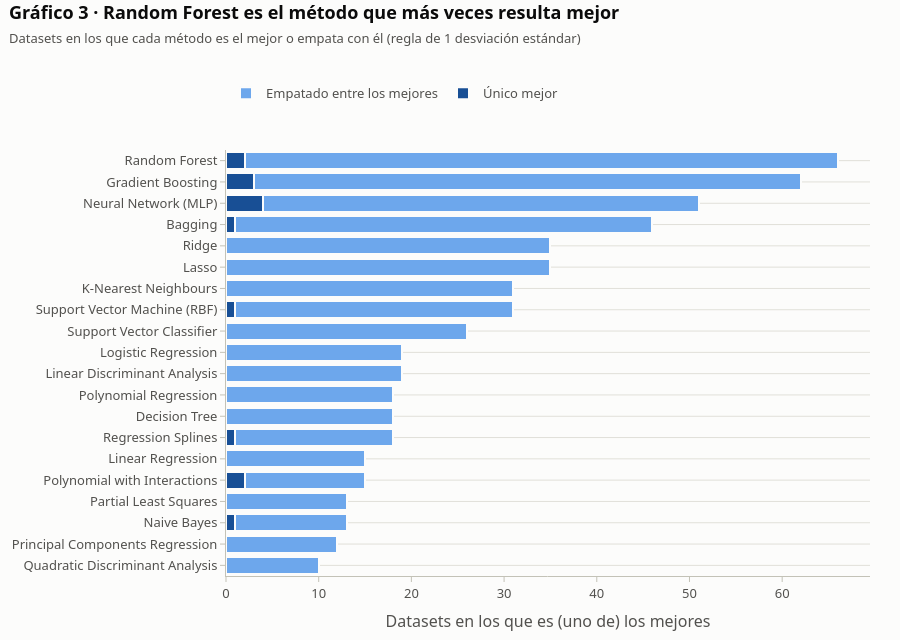

The cell this chart's notebook holds for it:
### Markdown cell above
## 2. Técnica: el benchmark

Cada uno de los 20 métodos del temario de ISLR se entrenó y evaluó con **validación cruzada** en
cada dataset aplicable (*balanced accuracy* en clasificación, R² en regresión). El número de
particiones depende de la fuente:

- **10 particiones** en los 66 datasets de OpenML (CC18 y CTR23): se usan las particiones
  predefinidas que publica OpenML, para que los resultados sean directamente comparables con
  los trabajos publicados sobre esas colecciones.
- **5 particiones** en los 40 datasets de PMLB, que no traen particiones propias: se generan
  estratificadas (en clasificación), barajadas y con semilla fija. Se eligieron 5 porque era el
  valor especificado por defecto en la configuración del estudio; coincide con uno de los dos
  valores que recomienda ISLR (k = 5 o k = 10) y, con datasets de 50 a 500 filas, deja al menos
  10 observaciones en cada partición de prueba.

Que unos datasets usen 10 particiones y otros 5 no sesga la comparación: todas las métricas se
calculan **dentro de cada dataset** antes de agregarse, y nunca se compara la puntuación de un
dataset con la de otro. Dos métodos se consideran **empatados** cuando su puntuación media está a menos de
una desviación estándar (la del mejor método) de la del mejor: en un dataset puede haber
varios "mejores métodos".

Ese ranking real es la referencia contra la que se mide cualquier estrategia de selección.

### Code cell
ms0 = METODOS_SCORES[METODOS_SCORES.missing_rate == 0.0].copy()
ganadores_por_dataset = ms0.groupby("dataset").winner.sum()
ms0["tipo_victoria"] = np.where(
    ms0.dataset.map(ganadores_por_dataset) == 1, "Único mejor", "Empatado entre los mejores")
victorias = (ms0[ms0.winner].groupby(["method", "tipo_victoria"]).size()
             .unstack(fill_value=0).reindex(columns=["Único mejor", "Empatado entre los mejores"],
                                            fill_value=0))
aplicable = ms0.groupby("method").dataset.nunique()
victorias["total"] = victorias.sum(axis=1)
victorias = victorias.reindex(aplicable.index, fill_value=0).sort_values("total")
etiquetas = [ETIQUETA_METODO.get(m, m) for m in victorias.index]

fig = go.Figure()
for columna, color in (("Único mejor", AZULES[5]), ("Empatado entre los mejores", AZULES[2])):
    fig.add_bar(
        y=etiquetas, x=victorias[columna], name=columna, orientation="h",
        marker=dict(color=color, line=dict(width=2, color=FONDO)),
        customdata=np.stack([victorias.total, aplicable.reindex(victorias.index)], axis=1),
        hovertemplate="<b>%{y}</b><br>" + columna + ": %{x}<br>"
                      "Mejor (total): %{customdata[0]} de %{customdata[1]} datasets en los que se ejecutó<extra></extra>",
    )
fig.update_layout(barmode="stack")
fig.update_xaxes(title="Datasets en los que es (uno de) los mejores", showgrid=True,
                 gridcolor=REJILLA)
fig.update_yaxes(showgrid=False)
estilo(fig, f"Gráfico 3 · {ETIQUETA_METODO[victorias.total.idxmax()]} es el método que más veces resulta mejor",
       "Datasets en los que cada método es el mejor o empata con él (regla de 1 desviación estándar)",
       alto=640).show()

mas_ganador = victorias.total.idxmax()
print(f"Método más frecuentemente mejor: {ETIQUETA_METODO[mas_ganador]} "
      f"({victorias.total.max()} de {aplicable[mas_ganador]} datasets en los que se ejecutó)")

### Figure 1 — Plotly figure (JSON) as saved in the notebook; plotly's stock layout.template omitted (floating-point values rounded to 4 significant figures)
{"data": [{"customdata": [[10, 23], [12, 55], [13, 51], [13, 55], [15, 51], [15, 55], [18, 55], [18, 106], [18, 55], [19, 51], [19, 51], [26, 106], [31, 106], [31, 106], [35, 101], [35, 106], [46, 106], [51, 106], [62, 106], [66, 106]], "hovertemplate": "<b>%{y}</b><br>Único mejor: %{x}<br>Mejor (total): %{customdata[0]} de %{customdata[1]} datasets en los que se ejecutó<extra></extra>", "marker": {"color": "#184f95", "line": {"color": "#fcfcfb", "width": 2}}, "name": "Único mejor", "orientation": "h", "type": "bar", "x": [0, 0, 1, 0, 2, 0, 1, 0, 0, 0, 0, 0, 1, 0, 0, 0, 1, 4, 3, 2], "y": ["Quadratic Discriminant Analysis", "Principal Components Regression", "Naive Bayes", "Partial Least Squares", "Polynomial with Interactions", "Linear Regression", "Regression Splines", "Decision Tree", "Polynomial Regression", "Linear Discriminant Analysis", "Logistic Regression", "Support Vector Classifier", "Support Vector Machine (RBF)", "K-Nearest Neighbours", "Lasso", "Ridge", "Bagging", "Neural Network (MLP)", "Gradient Boosting", "Random Forest"]}, {"customdata": [[10, 23], [12, 55], [13, 51], [13, 55], [15, 51], [15, 55], [18, 55], [18, 106], [18, 55], [19, 51], [19, 51], [26, 106], [31, 106], [31, 106], [35, 101], [35, 106], [46, 106], [51, 106], [62, 106], [66, 106]], "hovertemplate": "<b>%{y}</b><br>Empatado entre los mejores: %{x}<br>Mejor (total): %{customdata[0]} de %{customdata[1]} datasets en los que se ejecutó<extra></extra>", "marker": {"color": "#6da7ec", "line": {"color": "#fcfcfb", "width": 2}}, "name": "Empatado entre los mejores", "orientation": "h", "type": "bar", "x": [10, 12, 12, 13, 13, 15, 17, 18, 18, 19, 19, 26, 30, 31, 35, 35, 45, 47, 59, 64], "y": ["Quadratic Discriminant Analysis", "Principal Components Regression", "Naive Bayes", "Partial Least Squares", "Polynomial with Interactions", "Linear Regression", "Regression Splines", "Decision Tree", "Polynomial Regression", "Linear Discriminant Analysis", "Logistic Regression", "Support Vector Classifier", "Support Vector Machine (RBF)", "K-Nearest Neighbours", "Lasso", "Ridge", "Bagging", "Neural Network (MLP)", "Gradient Boosting", "Random Forest"]}], "layout": {"barmode": "stack", "font": {"color": "#0b0b0b", "family": "system-ui, -apple-system, 'Segoe UI', sans-serif", "size": 13}, "height": 640, "hoverlabel": {"bgcolor": "white", "font": {"family": "system-ui, -apple-system, 'Segoe UI', sans-serif", "size": 13}}, "legend": {"font": {"color": "#52514e"}, "orientation": "h", "title": {}, "x": 0, "y": 1.098, "yanchor": "bottom"}, "margin": {"b": 60, "l": 70, "r": 30, "t": 150}, "paper_bgcolor": "#fcfcfb", "plot_bgcolor": "#fcfcfb", "title": {"text": "<b>Gráfico 3 · Random Forest es el método que más veces resulta mejor</b><br><span style='font-size:13px;color:#52514e'>Datasets en los que cada método es el mejor o empata con él (regla de 1 desviación estándar)</span>", "x": 0.01, "xanchor": "left", "y": 0.97, "yanchor": "top"}, "xaxis": {"gridcolor": "#e1e0d9", "linecolor": "#c3c2b7", "showgrid": false, "tickcolor": "#c3c2b7", "tickfont": {"color": "#52514e"}, "title": {"font": {"color": "#52514e"}, "text": "Datasets en los que es (uno de) los mejores"}}, "yaxis": {"gridcolor": "#e1e0d9", "linecolor": "#c3c2b7", "showgrid": true, "tickcolor": "#c3c2b7", "tickfont": {"color": "#52514e"}, "title": {"font": {"color": "#52514e"}}}}}
